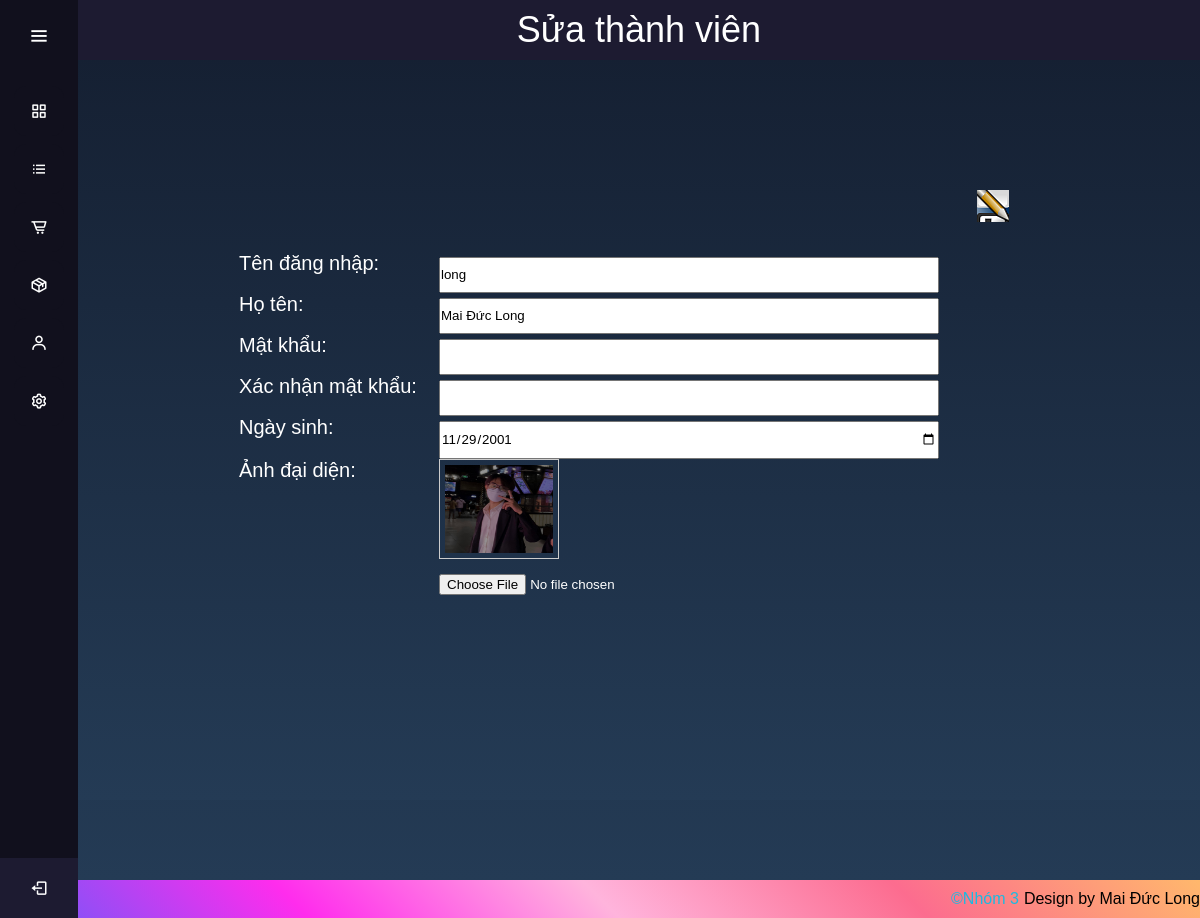
Page /webbangiay/assets/admin/member_editing.php?id=3 (signed in) on the committed database.
### tables this page shows
CREATE TABLE `user` (
  `id` int(11) NOT NULL,
  `username` varchar(100) NOT NULL,
  `password` varchar(100) NOT NULL,
  `fullname` varchar(100) NOT NULL,
  `birthday` date NOT NULL,
  `image` varchar(10000) NOT NULL,
  `created_time` int(11) NOT NULL,
  `last_updated` int(11) NOT NULL
);

### webbangiay/assets/admin/member_editing.php (the view, shortened to what this page needs)
<?php
include 'header.php';
if (!empty($_SESSION['current_user'])) {
?>
	<section class="home-section">
		<div class="member_editing">
			<h1><?= !empty($_GET['id']) ? "Sửa thành viên" : "Thêm thành viên" ?></h1>
			<div id="member_editing-content-box">
				<?php
				if (isset($_GET['action']) && ($_GET['action'] == 'add' || $_GET['action'] == 'edit')) {
					if (
						isset($_POST['username']) && !empty($_POST['username'])
						&& isset($_POST['password']) && !empty($_POST['password'])
						&& isset($_POST['re_password']) && !empty($_POST['re_password'])
					) {
						if (empty($_POST['username'])) {
							$error = "Bạn phải nhập tên đăng nhập";
						} elseif (empty($_POST['password'])) {
							$error = "Bạn phải nhập mật khẩu";
						} elseif (empty($_POST['re_password'])) {
							$error = "Bạn phải nhập xác nhận mật khẩu";
						} elseif ($_POST['password'] != $_POST['re_password']) {
							$error = "Mật khẩu xác nhận không khớp";
						}
						if (isset($_FILES['image']) && !empty($_FILES['image']['name'][0])) {
							$uploadedFiles = $_FILES['image'];
							$result = uploadFiles($uploadedFiles);
							if (!empty($result['errors'])) {
								$error = $result['errors'];
							} else {
								$image = $result['path'];
							}
						}
						if (!isset($image) && !empty($_POST['image'])) {
							$image = $_POST['image'];
						}
						if (isset($_FILES['gallery']) && !empty($_FILES['gallery']['name'][0])) {
							$uploadedFiles = $_FILES['gallery'];
							$result = uploadFiles($uploadedFiles);
							if (!empty($result['errors'])) {
								$error = $result['errors'];
							} else {
								$galleryImages = $result['uploaded_files'];
							}
						}
						if (!empty($_POST['gallery_image'])) {
							$galleryImages = array_merge($galleryImages, $_POST['gallery_image']);
						}
						if (!isset($error)) {
							$checkExistUser = mysqli_query($con, "SELECT * FROM `user` WHERE `username` = '" . $_POST['username'] . "'");
							if ($checkExistUser->num_rows != 0) {
								$error = "Username đã tồn tại. Bạn vui lòng chọn username khác";
							} else {
								if ($_GET['action'] == 'edit' && !empty($_GET['id'])) {
									$result = mysqli_query($con, "UPDATE `user` SET `fullname` = '" . $_POST['fullname'] . "', `password` = MD5('" . $_POST['password'] . "'),`birthday` = '" . $_POST['birthday'] . "',`image` =  '" . $image . "', `last_updated` = " . time() . " WHERE `user`.`id` = " . $_GET['id']);
								} else {
									$result = mysqli_query($con, "INSERT INTO `user` (`id`, `username`, `password`, `fullname`, `birthday`, `image`, `created_time`, `last_updated`) VALUES (NULL,'" . $_POST['username'] . "', MD5('" . $_POST['password'] . "'), '" . $_POST['fullname'] . "','" . $_POST['birthday'] . "', '" . $image . "', " . time() . ", " . time() . ");");
								}
								if (isset($result) && empty($result)) {
									$error = "Có lỗi xảy ra trong quá trình thực hiện.";
								} else {
									if (!empty($galleryImages)) {
										$user_id = ($_GET['action'] == 'edit' && !empty($_GET['id'])) ? $_GET['id'] : $con->insert_id;
										$insertValues = "";
										foreach ($galleryImages as $path) {
											if (empty($insertValues)) {
												$insertValues = "(NULL, " . $user_id . ", '" . $path . "', " . time() . ", " . time() . ")";
											} else {
												$insertValues .= ",(NULL, " . $user_id . ", '" . $path . "', " . time() . ", " . time() . ")";
											}
										}
										$result = mysqli_query($con, "INSERT INTO `image_library` (`id`, `product_id`, `path`, `created_time`, `last_updated`) VALUES " . $insertValues . ";");
									}
								}
							}
						}
					} else {
						$error = "Bạn chưa nhập thông tin thành viên.";
					}
				?>
					<div class="container">
						<div class="error"><?= isset($error) ? $error : "Cập nhật thành công" ?></div>
						<a href="member_listing.php">Quay lại danh sách thành viên</a>
					</div>
				<?php
				} else {
					if (!empty($_GET['id'])) {
						$result = mysqli_query($con, "SELECT * FROM `user` WHERE `id` = " . $_GET['id']);
						$users = $result->fetch_assoc();
					}
				?>
					<form id="editing-form-member-editing" method="POST" action="<?= !empty($users) ? "?action=edit&id=" . $_GET['id'] : "?action=add" ?>" enctype="multipart/form-data">
						<input type="submit" title="Lưu thành viên" value="" />
						<div class="wrap-field-member-editing">
							<label>Tên đăng nhập: </label>
							<input type="text" name="username" value="<?= (!empty($users) ? $users['username'] : "") ?>" />
						</div>
						<div class="wrap-field-member-editing">
							<label>Họ tên: </label>
							<input type="text" name="fullname" value="<?= !empty($users) ? $users['fullname'] : "" ?>" />
						</div>
						<div class="wrap-field-member-editing">
							<label>Mật khẩu: </label>
							<input type="password" name="password" value="" />
						</div>
						<div class="wrap-field-member-editing">
							<label>Xác nhận mật khẩu: </label>
							<input type="password" name="re_password" value="" />
						</div>
						<div class="wrap-field-member-editing">
							<label>Ngày sinh: </label>
							<input type="date" name="birthday" value="<?= !empty($users) ? $users['birthday'] : "" ?>" />
						</div>
						<div class="wrap-field-product-editing">
							<label>Ảnh đại diện: </label>
							<div class="right-wrap-field-product-editing">
								<?php if (!empty($users['image'])) { ?>
									<img src="../<?= $users['image'] ?>" /><br />
								<?php } ?>
								<input type="file" name="image" />
							</div>
						</div>
					</form>
				<?php } ?>
			</div>
		</div>
	</section>
<?php
}
include './footer.php';
?>

### webbangiay/assets/resources/css/style_admin.css (style rules this page uses)
* { margin: 0; padding: 0; box-sizing: border-box; font-family: "Poppins", sans-serif; }
.home-section { top: 0; left: 78px; z-index: 2; min-height: 110vh; position: relative; width: calc(100% - 78px); transition: all 0.5s ease; background: linear-gradient(#141e30, #243b55); }
:root { --border-width: calc(var(--diameter-tile) / 60); --diameter-board: min(50vw, 50vh); --diameter-tile: calc(1 / 8 * var(--diameter-board)); --edge-width: calc((min(60vw, 60vh) - var(--diameter-board)) * 0.3); --color-danger: tomato; --color-success: #1d83e0; --color-white: #f0f0f0; --color-black: #222; --color-board-hue: 30; --color-board-sat: 40%; --color-shadow: hsl(var(--color-board-hue), var(--color-board-sat), 50%); --color-shadow-lighter: hsl( var(--color-board-hue), var(--color-board-sat), 55% ); --transition-ease: cubic-bezier(0.25, 1, 0.5, 1); --color-background: var(--color-black); }
body { transition: background-color 250ms ease-in-out; }
.wrap-field-product-editing { margin-bottom: 20px; }
.right-wrap-field-product-editing { float: left; }
.right-wrap-field-product-editing img { width: 120px; padding: 5px; height: 100px; border: 1px solid #ccc; }
.right-wrap-field-product-editing input { float: none; }
.member_editing { margin: 0; padding: 0; display: flex; height: 100vh; color: #fff; font-size: 20px; align-items: center; flex-direction: column; background: linear-gradient(#141e30, #243b55); }
.member_editing h1 { width: 100%; height: 60px; color: #fff; font-size: 36px; line-height: 60px; text-align: center; font-weight: normal; margin-bottom: 100px; background: #1d1b31; }
.wrap-field-member-editing { width: 800px; border-bottom: 20px; }
#editing-form-member-editing label { float: left; width: 200px; display: inline-block; }
#editing-form-member-editing input { width: 500px; margin-top: 5px; line-height: 32px; }
#editing-form-member-editing input[type="submit"] { border: 0; width: 32px; height: 32px; margin: 30px; float: right; cursor: pointer; background-size: 32px 32px; background: url("../images/save.png") center center no-repeat; }

### rows in the picture
user: username "long", fullname "Mai Đức Long", birthday "11/29/2001", image (picture)
